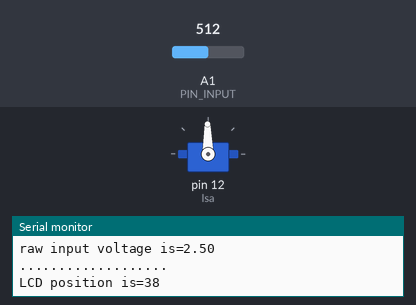
This sketch was run on a simulated Arduino Uno, built with avr-gcc and run on an emulated ATmega328P. Shown: servo, the last lines printed to the serial monitor. The test bench sets the inputs (shaded band); at power-on: A1 (PIN_INPUT) = 512.

Above: at 1.2 s.
1.3 s: A1 (PIN_INPUT) set to 0
At 2.2 s:
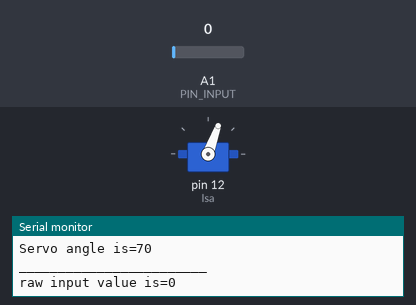
2.8 s: A1 (PIN_INPUT) set to 716
At 3.5 s:
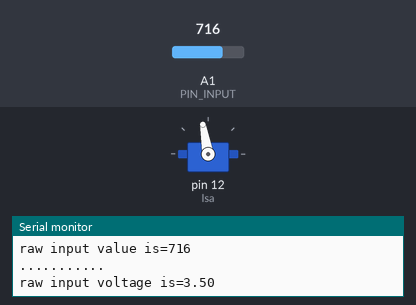
4.3 s: A1 (PIN_INPUT) set to 1023
At 4.8 s:
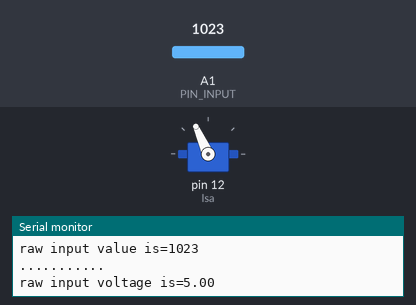
7.3 s: A1 (PIN_INPUT) set to 511
At 7.7 s:
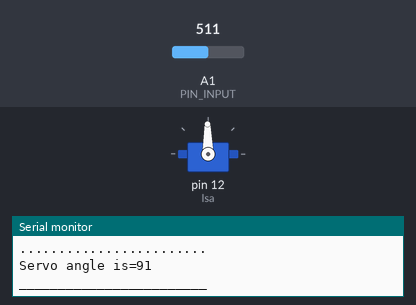
Timing chart, 0 to 9.9 s (numbered marks = the images above; inputs shaded):
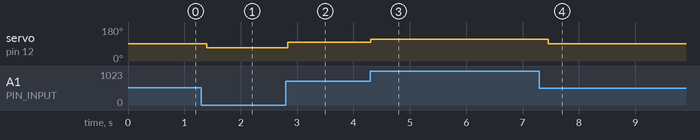

The sketch:

sketch_feb07a.ino
```cpp
#include <Servo.h>

#define PIN_INPUT A1

int S1=7;


Servo lsa;
int  LCD_pos;
int i;
int RawInput = 0;
double RawV = 0;
//double LCD_pos = 0;
double Kp =1,Ki =0 ,Kd =0;
double Setpoint, Input, Output;

void setup()
{

  lsa.attach(12);
  Serial.begin(9600);


}

void loop()
{

    LSAFUN();

}

void LSAFUN()
{
  RawInput = analogRead(PIN_INPUT);
  RawV =  RawInput * (5.0 / 1023.0);
  LCD_pos = ((RawV / 4.5) * 70);
  int Pos=map(LCD_pos,0,70,110,70);
  int LSAAngle=(180-Pos);
  if(LSAAngle>0)
  {
   lsa.write(LSAAngle);
  }
  else if(LSAAngle<=0)
  {
    LSAAngle= -(LSAAngle);
    lsa.write(LSAAngle);
  }
  Serial.print("raw input value is=");
  Serial.println(RawInput);
  Serial.println("...........");
  Serial.print("raw input voltage is=");
  Serial.println(RawV);
  Serial.println("...................");
  Serial.print("LCD position is=");
  Serial.println(LCD_pos);
  Serial.println("........................");
  Serial.print("Servo angle is=");
  Serial.println(LSAAngle);
  Serial.println("________________________");
}
```

Measured:
- after the input at 1.3 s, servo on pin 12 (lsa): 91° → 70° after 0.10 s
- after the input at 2.8 s, servo on pin 12 (lsa): 70° → 100° at once
- after the input at 4.3 s, servo on pin 12 (lsa): 100° → 114° at once
- after the input at 7.3 s, servo on pin 12 (lsa): 114° → 91° after 0.16 s
